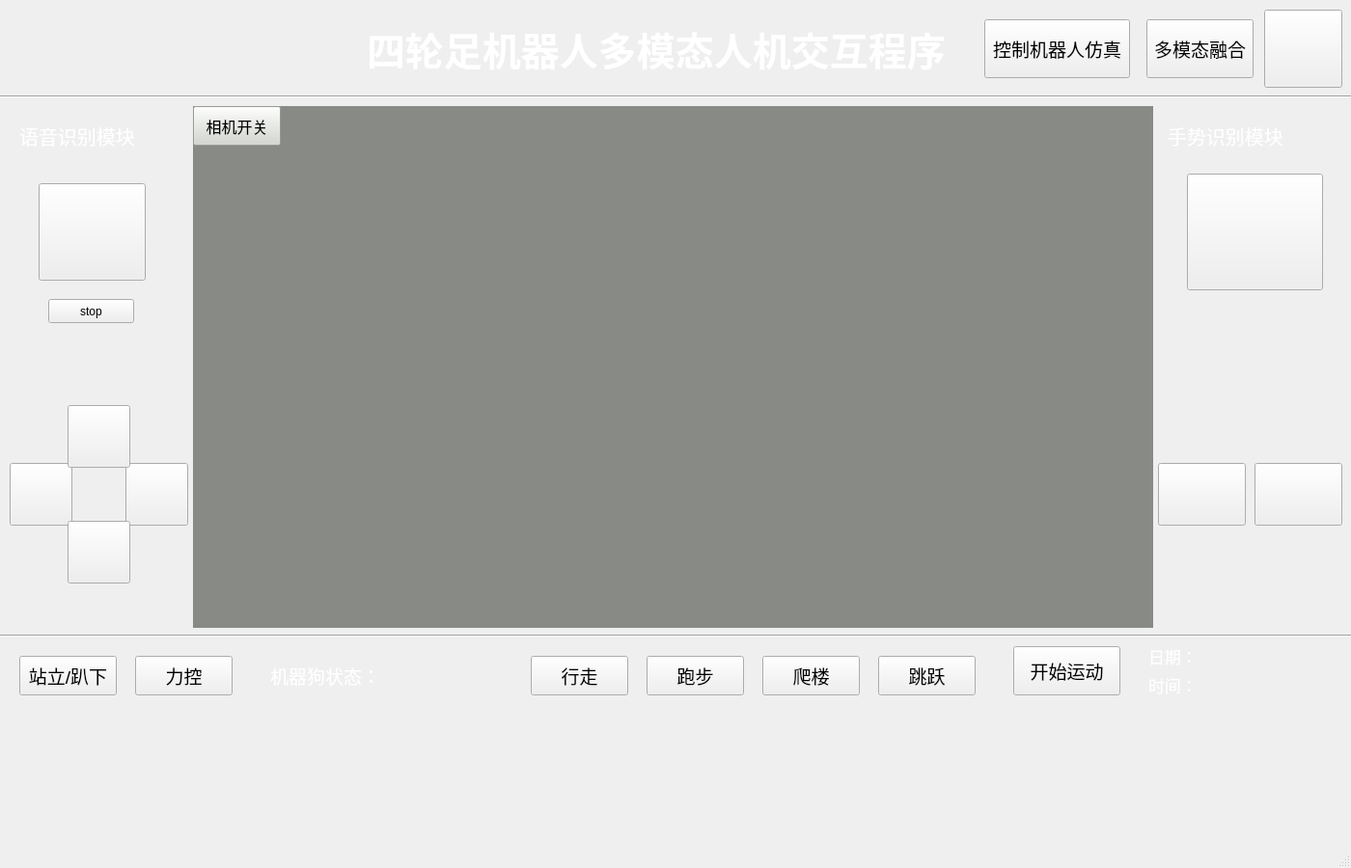
<?xml version="1.0" encoding="UTF-8"?>
<ui version="4.0">
 <class>interface</class>
 <widget class="QMainWindow" name="interface">
  <property name="geometry">
   <rect>
    <x>0</x>
    <y>0</y>
    <width>1400</width>
    <height>900</height>
   </rect>
  </property>
  <property name="windowTitle">
   <string>MainWindow</string>
  </property>
  <widget class="QWidget" name="centralwidget">
   <widget class="QPushButton" name="pushButton_8">
    <property name="geometry">
     <rect>
      <x>1300</x>
      <y>480</y>
      <width>91</width>
      <height>65</height>
     </rect>
    </property>
    <property name="styleSheet">
     <string notr="true">border-image: url(:/new/prefix1/img/right_2.png);</string>
    </property>
    <property name="text">
     <string/>
    </property>
   </widget>
   <widget class="QLabel" name="cameraView">
    <property name="geometry">
     <rect>
      <x>200</x>
      <y>110</y>
      <width>995</width>
      <height>541</height>
     </rect>
    </property>
    <property name="styleSheet">
     <string notr="true">background-color: rgb(136, 138, 133);</string>
    </property>
    <property name="text">
     <string/>
    </property>
   </widget>
   <widget class="Line" name="line">
    <property name="geometry">
     <rect>
      <x>0</x>
      <y>90</y>
      <width>1401</width>
      <height>20</height>
     </rect>
    </property>
    <property name="orientation">
     <enum>Qt::Horizontal</enum>
    </property>
   </widget>
   <widget class="QPushButton" name="turn_right">
    <property name="geometry">
     <rect>
      <x>130</x>
      <y>480</y>
      <width>65</width>
      <height>65</height>
     </rect>
    </property>
    <property name="styleSheet">
     <string notr="true">border-image: url(:/new/prefix1/img/right_1.png);</string>
    </property>
    <property name="text">
     <string/>
    </property>
   </widget>
   <widget class="QPushButton" name="pushButton_13">
    <property name="geometry">
     <rect>
      <x>1050</x>
      <y>670</y>
      <width>111</width>
      <height>51</height>
     </rect>
    </property>
    <property name="font">
     <font>
      <pointsize>14</pointsize>
     </font>
    </property>
    <property name="styleSheet">
     <string notr="true"/>
    </property>
    <property name="text">
     <string>开始运动</string>
    </property>
   </widget>
   <widget class="QPushButton" name="pushButton">
    <property name="geometry">
     <rect>
      <x>1310</x>
      <y>10</y>
      <width>81</width>
      <height>81</height>
     </rect>
    </property>
    <property name="styleSheet">
     <string notr="true">border-image: url(:/new/prefix1/img/stop.png);</string>
    </property>
    <property name="text">
     <string/>
    </property>
   </widget>
   <widget class="QPushButton" name="pushButton_3">
    <property name="geometry">
     <rect>
      <x>10</x>
      <y>480</y>
      <width>65</width>
      <height>65</height>
     </rect>
    </property>
    <property name="styleSheet">
     <string notr="true">border-image: url(:/new/prefix1/img/left_1.png);</string>
    </property>
    <property name="text">
     <string/>
    </property>
   </widget>
   <widget class="QPushButton" name="pushButton_7">
    <property name="geometry">
     <rect>
      <x>1200</x>
      <y>480</y>
      <width>91</width>
      <height>65</height>
     </rect>
    </property>
    <property name="styleSheet">
     <string notr="true">border-image: url(:/new/prefix1/img/left_2.png);</string>
    </property>
    <property name="text">
     <string/>
    </property>
   </widget>
   <widget class="QPushButton" name="pushButton_12">
    <property name="geometry">
     <rect>
      <x>550</x>
      <y>680</y>
      <width>101</width>
      <height>41</height>
     </rect>
    </property>
    <property name="font">
     <font>
      <pointsize>14</pointsize>
     </font>
    </property>
    <property name="styleSheet">
     <string notr="true"/>
    </property>
    <property name="text">
     <string>行走</string>
    </property>
   </widget>
   <widget class="QLabel" name="Labtime">
    <property name="geometry">
     <rect>
      <x>1190</x>
      <y>700</y>
      <width>201</width>
      <height>20</height>
     </rect>
    </property>
    <property name="font">
     <font>
      <pointsize>13</pointsize>
     </font>
    </property>
    <property name="styleSheet">
     <string notr="true">color: rgb(255, 255, 255);</string>
    </property>
    <property name="text">
     <string>时间：</string>
    </property>
   </widget>
   <widget class="QLabel" name="label_5">
    <property name="geometry">
     <rect>
      <x>20</x>
      <y>120</y>
      <width>131</width>
      <height>41</height>
     </rect>
    </property>
    <property name="font">
     <font>
      <pointsize>15</pointsize>
     </font>
    </property>
    <property name="styleSheet">
     <string notr="true">color: rgb(255, 255, 255);</string>
    </property>
    <property name="text">
     <string>语音识别模块</string>
    </property>
   </widget>
   <widget class="QLabel" name="label_6">
    <property name="geometry">
     <rect>
      <x>1210</x>
      <y>120</y>
      <width>151</width>
      <height>41</height>
     </rect>
    </property>
    <property name="font">
     <font>
      <pointsize>15</pointsize>
     </font>
    </property>
    <property name="styleSheet">
     <string notr="true">color: rgb(255, 255, 255);</string>
    </property>
    <property name="text">
     <string>手势识别模块</string>
    </property>
   </widget>
   <widget class="QToolButton" name="readFarme">
    <property name="geometry">
     <rect>
      <x>200</x>
      <y>110</y>
      <width>91</width>
      <height>41</height>
     </rect>
    </property>
    <property name="font">
     <font>
      <family>aakar</family>
      <pointsize>12</pointsize>
     </font>
    </property>
    <property name="styleSheet">
     <string notr="true">background-color: rgb(211, 215, 207);</string>
    </property>
    <property name="text">
     <string>相机开关</string>
    </property>
    <property name="popupMode">
     <enum>QToolButton::InstantPopup</enum>
    </property>
   </widget>
   <widget class="QPushButton" name="pushButton_18">
    <property name="geometry">
     <rect>
      <x>910</x>
      <y>680</y>
      <width>101</width>
      <height>41</height>
     </rect>
    </property>
    <property name="font">
     <font>
      <pointsize>14</pointsize>
     </font>
    </property>
    <property name="styleSheet">
     <string notr="true"/>
    </property>
    <property name="text">
     <string>跳跃</string>
    </property>
   </widget>
   <widget class="QLabel" name="Labdate">
    <property name="geometry">
     <rect>
      <x>1190</x>
      <y>670</y>
      <width>201</width>
      <height>20</height>
     </rect>
    </property>
    <property name="font">
     <font>
      <pointsize>13</pointsize>
     </font>
    </property>
    <property name="styleSheet">
     <string notr="true">color: rgb(255, 255, 255);</string>
    </property>
    <property name="text">
     <string>日期：</string>
    </property>
   </widget>
   <widget class="QLabel" name="label_3">
    <property name="geometry">
     <rect>
      <x>910</x>
      <y>30</y>
      <width>51</width>
      <height>31</height>
     </rect>
    </property>
    <property name="styleSheet">
     <string notr="true">border-image: url(:/new/prefix1/img/phone.png);</string>
    </property>
    <property name="text">
     <string/>
    </property>
   </widget>
   <widget class="QPushButton" name="pushButton_17">
    <property name="geometry">
     <rect>
      <x>790</x>
      <y>680</y>
      <width>101</width>
      <height>41</height>
     </rect>
    </property>
    <property name="font">
     <font>
      <pointsize>14</pointsize>
     </font>
    </property>
    <property name="styleSheet">
     <string notr="true"/>
    </property>
    <property name="text">
     <string>爬楼</string>
    </property>
   </widget>
   <widget class="QPushButton" name="back">
    <property name="geometry">
     <rect>
      <x>70</x>
      <y>540</y>
      <width>65</width>
      <height>65</height>
     </rect>
    </property>
    <property name="styleSheet">
     <string notr="true">border-image: url(:/new/prefix1/img/back_1.png);</string>
    </property>
    <property name="text">
     <string/>
    </property>
   </widget>
   <widget class="QPushButton" name="pushButton_forward">
    <property name="geometry">
     <rect>
      <x>70</x>
      <y>420</y>
      <width>65</width>
      <height>65</height>
     </rect>
    </property>
    <property name="styleSheet">
     <string notr="true">border-image: url(:/new/prefix1/img/forword_1.png);</string>
    </property>
    <property name="text">
     <string/>
    </property>
   </widget>
   <widget class="QPushButton" name="shoushi">
    <property name="geometry">
     <rect>
      <x>1230</x>
      <y>180</y>
      <width>141</width>
      <height>121</height>
     </rect>
    </property>
    <property name="styleSheet">
     <string notr="true">border-image: url(:/new/prefix1/img/hand.png);</string>
    </property>
    <property name="text">
     <string/>
    </property>
   </widget>
   <widget class="QPushButton" name="pushButton_16">
    <property name="geometry">
     <rect>
      <x>670</x>
      <y>680</y>
      <width>101</width>
      <height>41</height>
     </rect>
    </property>
    <property name="font">
     <font>
      <pointsize>14</pointsize>
     </font>
    </property>
    <property name="styleSheet">
     <string notr="true"/>
    </property>
    <property name="text">
     <string>跑步</string>
    </property>
   </widget>
   <widget class="QPushButton" name="pushButton_10">
    <property name="geometry">
     <rect>
      <x>140</x>
      <y>680</y>
      <width>101</width>
      <height>41</height>
     </rect>
    </property>
    <property name="font">
     <font>
      <pointsize>14</pointsize>
     </font>
    </property>
    <property name="styleSheet">
     <string notr="true"/>
    </property>
    <property name="text">
     <string>力控</string>
    </property>
   </widget>
   <widget class="QLabel" name="label">
    <property name="geometry">
     <rect>
      <x>30</x>
      <y>10</y>
      <width>81</width>
      <height>81</height>
     </rect>
    </property>
    <property name="styleSheet">
     <string notr="true">border-image: url(:/new/prefix1/img/fzu_logo.png);</string>
    </property>
    <property name="text">
     <string/>
    </property>
   </widget>
   <widget class="Line" name="line_2">
    <property name="geometry">
     <rect>
      <x>0</x>
      <y>650</y>
      <width>1401</width>
      <height>18</height>
     </rect>
    </property>
    <property name="orientation">
     <enum>Qt::Horizontal</enum>
    </property>
   </widget>
   <widget class="QPushButton" name="yuyin">
    <property name="geometry">
     <rect>
      <x>40</x>
      <y>190</y>
      <width>111</width>
      <height>101</height>
     </rect>
    </property>
    <property name="styleSheet">
     <string notr="true">border-image: url(:/new/prefix1/img/mic.png);</string>
    </property>
    <property name="text">
     <string/>
    </property>
   </widget>
   <widget class="QLabel" name="label_2">
    <property name="geometry">
     <rect>
      <x>380</x>
      <y>20</y>
      <width>641</width>
      <height>61</height>
     </rect>
    </property>
    <property name="font">
     <font>
      <family>System-ui</family>
      <pointsize>30</pointsize>
      <italic>false</italic>
      <bold>true</bold>
     </font>
    </property>
    <property name="styleSheet">
     <string notr="true">color: rgb(255, 255, 255);</string>
    </property>
    <property name="text">
     <string>四轮足机器人多模态人机交互程序</string>
    </property>
   </widget>
   <widget class="QToolButton" name="pb_sit_down">
    <property name="geometry">
     <rect>
      <x>20</x>
      <y>680</y>
      <width>101</width>
      <height>41</height>
     </rect>
    </property>
    <property name="font">
     <font>
      <pointsize>14</pointsize>
     </font>
    </property>
    <property name="text">
     <string>站立/趴下</string>
    </property>
    <property name="popupMode">
     <enum>QToolButton::InstantPopup</enum>
    </property>
   </widget>
   <widget class="QLabel" name="messageLabel">
    <property name="geometry">
     <rect>
      <x>390</x>
      <y>680</y>
      <width>121</width>
      <height>41</height>
     </rect>
    </property>
    <property name="font">
     <font>
      <pointsize>14</pointsize>
     </font>
    </property>
    <property name="styleSheet">
     <string notr="true">color: rgb(255, 255, 255);</string>
    </property>
    <property name="text">
     <string/>
    </property>
   </widget>
   <widget class="QLabel" name="label_7">
    <property name="geometry">
     <rect>
      <x>280</x>
      <y>680</y>
      <width>111</width>
      <height>41</height>
     </rect>
    </property>
    <property name="font">
     <font>
      <pointsize>14</pointsize>
     </font>
    </property>
    <property name="styleSheet">
     <string notr="true">color: rgb(255, 255, 255);</string>
    </property>
    <property name="text">
     <string>机器狗状态：</string>
    </property>
   </widget>
   <widget class="QPushButton" name="stop_yuyin">
    <property name="geometry">
     <rect>
      <x>50</x>
      <y>310</y>
      <width>89</width>
      <height>25</height>
     </rect>
    </property>
    <property name="text">
     <string>stop</string>
    </property>
   </widget>
   <widget class="QPushButton" name="pushButton_2">
    <property name="geometry">
     <rect>
      <x>1020</x>
      <y>20</y>
      <width>151</width>
      <height>61</height>
     </rect>
    </property>
    <property name="font">
     <font>
      <pointsize>14</pointsize>
     </font>
    </property>
    <property name="text">
     <string>控制机器人仿真</string>
    </property>
   </widget>
   <widget class="QPushButton" name="pushButton_4">
    <property name="geometry">
     <rect>
      <x>1188</x>
      <y>20</y>
      <width>111</width>
      <height>61</height>
     </rect>
    </property>
    <property name="font">
     <font>
      <pointsize>14</pointsize>
     </font>
    </property>
    <property name="text">
     <string>多模态融合</string>
    </property>
   </widget>
  </widget>
  <widget class="QMenuBar" name="menubar">
   <property name="geometry">
    <rect>
     <x>0</x>
     <y>0</y>
     <width>1400</width>
     <height>27</height>
    </rect>
   </property>
  </widget>
  <widget class="QStatusBar" name="statusbar"/>
  <action name="Open">
   <property name="text">
    <string>打开相机</string>
   </property>
   <property name="toolTip">
    <string>open</string>
   </property>
  </action>
  <action name="Stop">
   <property name="text">
    <string>关闭相机</string>
   </property>
   <property name="toolTip">
    <string>close</string>
   </property>
  </action>
  <action name="Sit">
   <property name="text">
    <string>站立</string>
   </property>
   <property name="toolTip">
    <string>sit</string>
   </property>
  </action>
  <action name="Down">
   <property name="text">
    <string>趴下</string>
   </property>
   <property name="toolTip">
    <string>down</string>
   </property>
  </action>
 </widget>
 <resources/>
 <connections/>
</ui>
